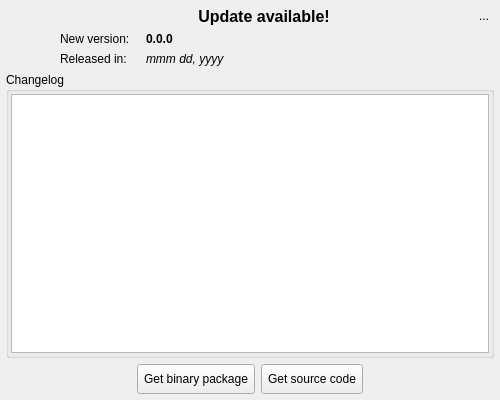
<?xml version="1.0" encoding="UTF-8"?>
<ui version="4.0">
 <class>UpdateNotifierWidget</class>
 <widget class="QWidget" name="UpdateNotifierWidget">
  <property name="modal" stdset="0">
   <bool>false</bool>
  </property>
  <property name="windowModality">
   <enum>Qt::WindowModal</enum>
  </property>
  <property name="geometry">
   <rect>
    <x>0</x>
    <y>0</y>
    <width>500</width>
    <height>400</height>
   </rect>
  </property>
  <property name="minimumSize">
   <size>
    <width>500</width>
    <height>400</height>
   </size>
  </property>
  <property name="windowTitle">
   <string>Update Notifier</string>
  </property>
  <property name="autoFillBackground">
   <bool>false</bool>
  </property>
  <property name="styleSheet">
   <string notr="true"/>
  </property>
  <layout class="QVBoxLayout" name="verticalLayout">
   <property name="spacing">
    <number>0</number>
   </property>
   <property name="leftMargin">
    <number>0</number>
   </property>
   <property name="topMargin">
    <number>0</number>
   </property>
   <property name="rightMargin">
    <number>0</number>
   </property>
   <property name="bottomMargin">
    <number>0</number>
   </property>
   <item>
    <widget class="QFrame" name="frame">
     <property name="frameShape">
      <enum>QFrame::NoFrame</enum>
     </property>
     <property name="frameShadow">
      <enum>QFrame::Raised</enum>
     </property>
     <layout class="QGridLayout" name="gridLayout">
      <property name="leftMargin">
       <number>6</number>
      </property>
      <property name="topMargin">
       <number>6</number>
      </property>
      <property name="rightMargin">
       <number>6</number>
      </property>
      <property name="bottomMargin">
       <number>6</number>
      </property>
      <item row="0" column="1">
       <widget class="QLabel" name="title_lbl">
        <property name="font">
         <font>
          <pointsize>12</pointsize>
          <weight>75</weight>
          <bold>true</bold>
         </font>
        </property>
        <property name="text">
         <string>Update available!</string>
        </property>
        <property name="alignment">
         <set>Qt::AlignCenter</set>
        </property>
       </widget>
      </item>
      <item row="0" column="0" rowspan="3">
       <widget class="QLabel" name="label">
        <property name="sizePolicy">
         <sizepolicy hsizetype="Fixed" vsizetype="Preferred">
          <horstretch>0</horstretch>
          <verstretch>0</verstretch>
         </sizepolicy>
        </property>
        <property name="maximumSize">
         <size>
          <width>48</width>
          <height>480</height>
         </size>
        </property>
        <property name="text">
         <string/>
        </property>
        <property name="pixmap">
         <pixmap resource="../res/resources.qrc">:/icons/icons/update.png</pixmap>
        </property>
        <property name="scaledContents">
         <bool>false</bool>
        </property>
        <property name="alignment">
         <set>Qt::AlignLeading|Qt::AlignLeft|Qt::AlignTop</set>
        </property>
       </widget>
      </item>
      <item row="0" column="2">
       <widget class="QToolButton" name="hide_tb">
        <property name="minimumSize">
         <size>
          <width>20</width>
          <height>20</height>
         </size>
        </property>
        <property name="maximumSize">
         <size>
          <width>20</width>
          <height>20</height>
         </size>
        </property>
        <property name="toolTip">
         <string>Hide this widget</string>
        </property>
        <property name="text">
         <string>...</string>
        </property>
        <property name="icon">
         <iconset resource="../res/resources.qrc">
          <normaloff>:/icons/icons/close1.png</normaloff>:/icons/icons/close1.png</iconset>
        </property>
        <property name="autoRaise">
         <bool>true</bool>
        </property>
       </widget>
      </item>
      <item row="2" column="1" colspan="2">
       <layout class="QHBoxLayout" name="horizontalLayout_3">
        <item>
         <widget class="QLabel" name="date_lbl">
          <property name="sizePolicy">
           <sizepolicy hsizetype="Preferred" vsizetype="Fixed">
            <horstretch>0</horstretch>
            <verstretch>0</verstretch>
           </sizepolicy>
          </property>
          <property name="minimumSize">
           <size>
            <width>80</width>
            <height>0</height>
           </size>
          </property>
          <property name="maximumSize">
           <size>
            <width>16777215</width>
            <height>16777215</height>
           </size>
          </property>
          <property name="text">
           <string>Released in:</string>
          </property>
         </widget>
        </item>
        <item>
         <widget class="QLabel" name="ver_date_lbl">
          <property name="sizePolicy">
           <sizepolicy hsizetype="Expanding" vsizetype="Fixed">
            <horstretch>0</horstretch>
            <verstretch>0</verstretch>
           </sizepolicy>
          </property>
          <property name="font">
           <font>
            <weight>50</weight>
            <italic>true</italic>
            <bold>false</bold>
           </font>
          </property>
          <property name="text">
           <string>mmm dd, yyyy</string>
          </property>
         </widget>
        </item>
       </layout>
      </item>
      <item row="1" column="1" colspan="2">
       <layout class="QHBoxLayout" name="horizontalLayout_2">
        <item>
         <widget class="QLabel" name="version_lbl">
          <property name="sizePolicy">
           <sizepolicy hsizetype="Preferred" vsizetype="Fixed">
            <horstretch>0</horstretch>
            <verstretch>0</verstretch>
           </sizepolicy>
          </property>
          <property name="minimumSize">
           <size>
            <width>80</width>
            <height>0</height>
           </size>
          </property>
          <property name="maximumSize">
           <size>
            <width>16777215</width>
            <height>16777215</height>
           </size>
          </property>
          <property name="text">
           <string>New version:</string>
          </property>
         </widget>
        </item>
        <item>
         <widget class="QLabel" name="ver_num_lbl">
          <property name="sizePolicy">
           <sizepolicy hsizetype="Expanding" vsizetype="Fixed">
            <horstretch>0</horstretch>
            <verstretch>0</verstretch>
           </sizepolicy>
          </property>
          <property name="font">
           <font>
            <weight>75</weight>
            <bold>true</bold>
           </font>
          </property>
          <property name="text">
           <string>0.0.0</string>
          </property>
         </widget>
        </item>
       </layout>
      </item>
      <item row="3" column="0" colspan="3">
       <widget class="QGroupBox" name="changelog_gb">
        <property name="title">
         <string>Changelog</string>
        </property>
        <layout class="QVBoxLayout" name="verticalLayout_2">
         <property name="leftMargin">
          <number>2</number>
         </property>
         <property name="topMargin">
          <number>2</number>
         </property>
         <property name="rightMargin">
          <number>2</number>
         </property>
         <property name="bottomMargin">
          <number>2</number>
         </property>
         <item>
          <widget class="QTextBrowser" name="changelog_txt">
           <property name="minimumSize">
            <size>
             <width>0</width>
             <height>0</height>
            </size>
           </property>
           <property name="frameShadow">
            <enum>QFrame::Sunken</enum>
           </property>
           <property name="sizeAdjustPolicy">
            <enum>QAbstractScrollArea::AdjustToContents</enum>
           </property>
           <property name="undoRedoEnabled">
            <bool>false</bool>
           </property>
           <property name="lineWrapMode">
            <enum>QTextEdit::WidgetWidth</enum>
           </property>
           <property name="readOnly">
            <bool>true</bool>
           </property>
           <property name="textInteractionFlags">
            <set>Qt::TextBrowserInteraction</set>
           </property>
           <property name="openExternalLinks">
            <bool>true</bool>
           </property>
           <property name="openLinks">
            <bool>true</bool>
           </property>
          </widget>
         </item>
        </layout>
       </widget>
      </item>
      <item row="4" column="0" colspan="3">
       <layout class="QHBoxLayout" name="horizontalLayout">
        <item>
         <spacer name="horizontalSpacer_2">
          <property name="orientation">
           <enum>Qt::Horizontal</enum>
          </property>
          <property name="sizeHint" stdset="0">
           <size>
            <width>40</width>
            <height>20</height>
           </size>
          </property>
         </spacer>
        </item>
        <item>
         <widget class="QToolButton" name="get_binary_tb">
          <property name="minimumSize">
           <size>
            <width>0</width>
            <height>30</height>
           </size>
          </property>
          <property name="toolTip">
           <string>Redirects to purchase page.</string>
          </property>
          <property name="text">
           <string>Get binary package</string>
          </property>
          <property name="icon">
           <iconset resource="../res/resources.qrc">
            <normaloff>:/icons/icons/dl_binary.png</normaloff>:/icons/icons/dl_binary.png</iconset>
          </property>
          <property name="iconSize">
           <size>
            <width>22</width>
            <height>22</height>
           </size>
          </property>
          <property name="checkable">
           <bool>false</bool>
          </property>
          <property name="popupMode">
           <enum>QToolButton::InstantPopup</enum>
          </property>
          <property name="toolButtonStyle">
           <enum>Qt::ToolButtonTextBesideIcon</enum>
          </property>
         </widget>
        </item>
        <item>
         <widget class="QToolButton" name="get_source_tb">
          <property name="minimumSize">
           <size>
            <width>0</width>
            <height>30</height>
           </size>
          </property>
          <property name="toolTip">
           <string>Redirects to GitHub source repository.</string>
          </property>
          <property name="text">
           <string>Get source code</string>
          </property>
          <property name="icon">
           <iconset resource="../res/resources.qrc">
            <normaloff>:/icons/icons/dl_source.png</normaloff>:/icons/icons/dl_source.png</iconset>
          </property>
          <property name="iconSize">
           <size>
            <width>22</width>
            <height>22</height>
           </size>
          </property>
          <property name="checkable">
           <bool>false</bool>
          </property>
          <property name="toolButtonStyle">
           <enum>Qt::ToolButtonTextBesideIcon</enum>
          </property>
         </widget>
        </item>
        <item>
         <spacer name="horizontalSpacer">
          <property name="orientation">
           <enum>Qt::Horizontal</enum>
          </property>
          <property name="sizeHint" stdset="0">
           <size>
            <width>40</width>
            <height>20</height>
           </size>
          </property>
         </spacer>
        </item>
       </layout>
      </item>
     </layout>
    </widget>
   </item>
  </layout>
 </widget>
 <resources>
  <include location="../res/resources.qrc"/>
 </resources>
 <connections/>
</ui>
